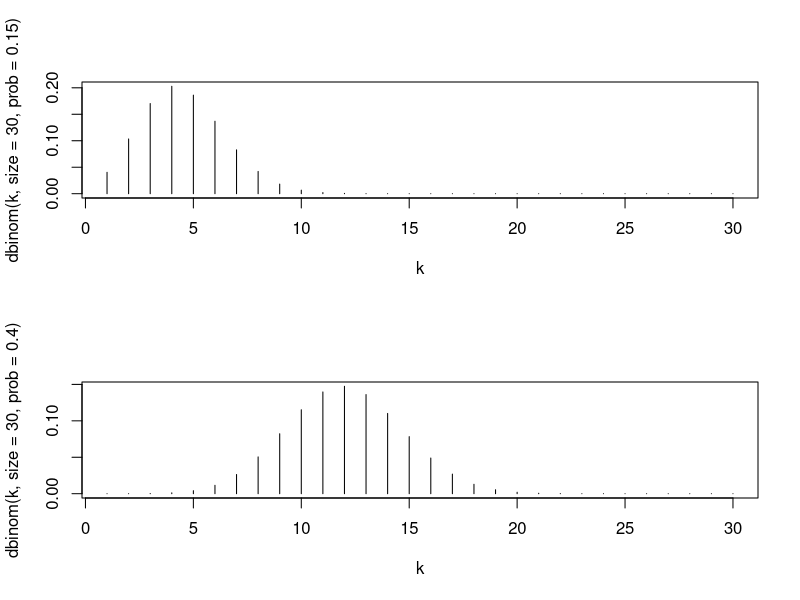
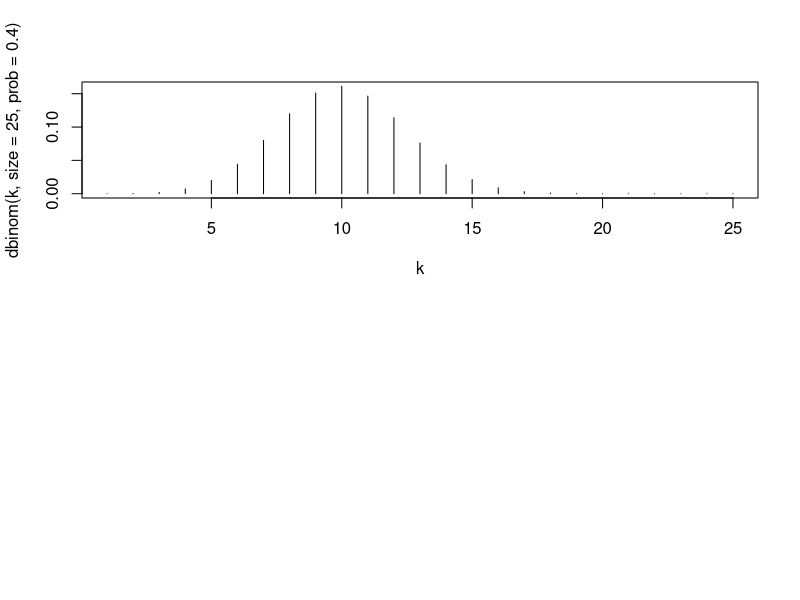

The R source for these figures, in order: (Note: this script raises an error after producing the figures.)
# Lab 9

# Identifying the distribution
# Poission - frequency over a given interval
# ex. How many students walked into lib from 2-4pm?

# Binomial - Independent trials, fixed number of 'n' trials, two outcomes
#            probability doesnt change


# dbinom (x, size, prob) (P(X=x)) PDF
# when asked "what is the prob of EXACTLY 3 successes?" 

# pbinom(x, size, prob) (P(X<= x)) CDF
# when asked "what is the prob of 3 OR LESS successes?"
# lower tail = T. flips it to find GREATER than

# qbinom(x, size, prob) (opposite of pbinom)
# For what k does P(X <= x) = 0.9375
# IS EQUAL to 

# rbinom(x, size, p)

# ------
# Twenty percent of college students cook at least 4 nights a week. You randomly select 8 college students. 
# What is the probability that exactly 5 of college students cook at least 4 nights a week?
dbinom(5, size=8, prob = 0.2)

# ------
# A bakery produces 200 donuts each day. Mis-shaped donuts are thrown away. From previous data, we know that
# there is a 3% rate of mis-shaped donuts. Estimate how many donuts will we need to throw away each day this week.
# (Assume a 7-day week)
set.seed(23)
week <- rbinom(7, size=200, p=0.03)
mean(week)

# ------
# Simulate rolling a fair six-sided die 5 times, counting the number of 3's you observe.
rbinom(1, size=5, prob=1/6)

# ------
par(mfrow=c(2,1)) # 2 rows, 1 col
k <- c(1:30)
plot(k, dbinom(k, size=30, prob=.15), type="h") # "l", "p"
plot(k, dbinom(k, size=30, prob=.4), type="h")

# a) 
k <- 1:25
plot(k, dbinom(k, size=25, prob=.4), type="h")
data.frame(prob=dbinom(k, size=25, prob=.4))



# Suppose Joe makes it to class on time with prob 0.7. Over a period of 10 classes,
# what is the prob he is late to class no more than 2 times?
# a) dbinom(0, size=10, p=.7) + dbinom(1, size=10, p=.7) + dbinom(2, size=10, p=0.7)
# b) 1 - pbinom(2, size=10, p=.7)
# c) pbinom(8, size=10, p=.3, lower.tail=FALSE)
# d) pbinom(2, size=10, p=.3) (CORRECT)

# we are finding the P(late no more than 2 times)
# P(late 0 times) + P(late 1) + P(late 2)
# = dbinom(0,10,.3) +


# ------
# For a given probability q, which is a possible output to the code?
qbinom(q, size=5, p=0.7)
# a) 0.7
# b) 0.4
# c) 5 (CORRECT)
# d) 8

# output will be a number from 0 to SIZE (5). should be giving a dicrete number




